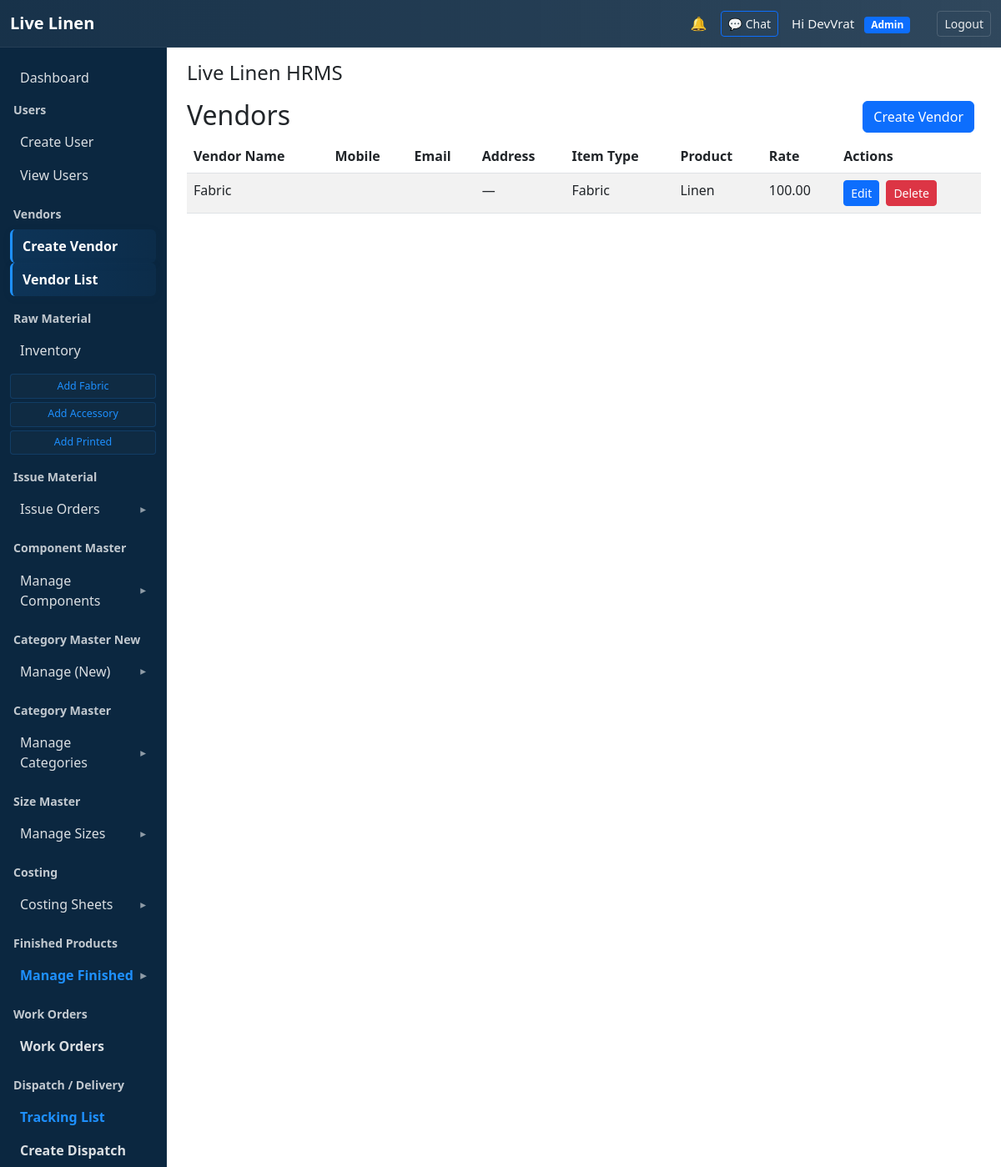
Page /vendors/ (signed in) on the committed database.
### vendors/models.py (models this page shows, shortened)
class Vendor(models.Model):
    ITEM_CHOICES = [
        ('Fabric', 'Fabric'),
        ('Accessories', 'Accessories'),
        ('Print', 'Print'),
        ('Dyeing', 'Dyeing'),
    ]
    vendor_name = models.CharField(max_length=200)
    mobile_no = models.CharField(max_length=15, blank=True)
    email = models.EmailField(blank=True)
    address = models.TextField(blank=True)
    item_type = models.CharField(max_length=32, choices=ITEM_CHOICES)
    product = models.CharField(max_length=200)
    rate = models.DecimalField(max_digits=12, decimal_places=2, help_text='Rate per unit')
    created_at = models.DateTimeField(auto_now_add=True)

### vendors/views.py (the view)
# urls.py: path("", views.vendor_list, name="list"),
@login_required
def vendor_list(request):
    vendors = Vendor.objects.all().order_by("-created_at")
    can_edit = request.user.is_superuser or request.user.groups.filter(name__in=["Admin", "Manager"]).exists()
    can_create = request.user.is_superuser or request.user.groups.filter(name__in=["Admin", "Manager", "Employee"]).exists()
    can_delete = request.user.is_superuser or request.user.groups.filter(name="Admin").exists()
    return render(
        request,
        "vendors/vendor_list.html",
        {
            "vendors": vendors,
            "can_edit": can_edit,
            "can_create": can_create,
            "can_delete": can_delete,
        },
    )

### templates/vendors/vendor_list.html (shortened to what this page needs)
{% extends 'base.html' %}
{% block content %}
<h2 class="d-flex align-items-center justify-content-between">
  <span>Vendors</span>
  <span>
    {% if can_create %}
      <a class="btn btn-primary me-2" href="{% url 'vendors:create' %}">Create Vendor</a>
    {% endif %}
  </span>
</h2>
<table class="table table-striped">
  <thead>
    <tr>
      <th>Vendor Name</th>
      <th>Mobile</th>
      <th>Email</th>
      <th>Address</th>
      <th>Item Type</th>
      <th>Product</th>
      <th>Rate</th>
      <th>Actions</th>
    </tr>
  </thead>
  <tbody>
    {% for v in vendors %}
      <tr>
        <td>{{ v.vendor_name }}</td>
        <td>{{ v.mobile_no }}</td>
        <td>{{ v.email }}</td>
        <td>{{ v.address|default:"—" }}</td>
        <td>{{ v.item_type }}</td>
        <td>{{ v.product }}</td>
        <td>{{ v.rate }}</td>
        <td>
          {% if can_edit %}
            <a class="btn btn-sm btn-primary" href="{% url 'vendors:edit' v.pk %}">Edit</a>
          {% endif %}
          {% if can_delete %}
            <form method="post" action="{% url 'vendors:delete' v.pk %}" class="d-inline ms-1 delete-vendor-form">
              <button
                type="submit"
                class="btn btn-sm btn-danger"
                onclick="return confirm('Are you sure you want to permanently delete this vendor?');">
                Delete
              </button>
            </form>
          {% endif %}
        </td>
      </tr>
    {% empty %}
      <tr><td colspan="8">No vendors yet.</td></tr>
    {% endfor %}
  </tbody>
</table>
{% endblock %}

### templates/base.html (shortened to what this page needs)
{% load static %}
<!doctype html>
<html>
<head>
  <link href="https://cdn.jsdelivr.net/npm/bootstrap@5.3.0/dist/css/bootstrap.min.css" rel="stylesheet">
</head>
<body>
<nav class="navbar navbar-expand-lg navbar-light">
  <div class="container-fluid">
    {% url 'core:dashboard' as core_dashboard_url %}
    <a class="navbar-brand brand-small" href="{% if request.user.is_authenticated %}{{ core_dashboard_url|default:'#' }}{% else %}#{% endif %}">Live Linen</a>
    <div class="d-flex align-items-center ms-auto gap-3">
      {% if user.is_authenticated %}
        {% url 'workorders:notifications' as workorders_notifications_url %}
        <div>
          <a href="{{ workorders_notifications_url|default:'#' }}" class="text-decoration-none notif-bell" title="Notifications">
            🔔
          </a>
        </div>
        {% url 'chat:room' as chat_room_url %}
        <div>
          <a href="{{ chat_room_url|default:'#' }}" class="btn btn-outline-primary btn-sm notif-chat" title="Chat">
            💬 Chat
          </a>
        </div>
        <div class="me-3 user-greet">
          Hi {{ user.get_full_name|default:user.username }}
          {% if user.is_superuser or perms.components.add_costcomponent %}
            <span class="ms-2 badge bg-primary role-badge">Admin</span>
          {% else %}
            <span class="ms-2 badge bg-secondary role-badge">Employee</span>
          {% endif %}
        </div>
        {% url 'logout' as logout_url %}
        <div>
          <a class="btn btn-outline-secondary btn-sm" href="{{ logout_url|default:'#' }}">Logout</a>
        </div>
      {% else %}
        {% url 'login' as login_url %}
        <a class="btn btn-primary btn-sm" href="{{ login_url|default:'#' }}">Login</a>
      {% endif %}
    </div>
  </div>
</nav>
<div class="container-fluid">
  <div class="row">
    {% if request.user.is_authenticated %}
      <nav class="col-lg-2 d-none d-lg-block sidebar">
        <ul class="nav flex-column">
          {% url 'core:dashboard' as core_dashboard_url %}
          <li class="nav-item mb-2">
            <a class="nav-link {% if request.path == '/dashboard/' %}active{% endif %}" href="{{ core_dashboard_url|default:'#' }}">Dashboard</a>
          </li>
          <li class="nav-item"><strong class="px-1">Users</strong></li>
          {% url 'core:create_user' as core_create_user_url %}
          {% if user.is_superuser or perms.auth.add_user %}
            {% if core_create_user_url %}
              <li class="nav-item">
                <a class="nav-link {% if request.path == '/dashboard/users/create/' %}active{% endif %}" href="{{ core_create_user_url }}">Create User</a>
              </li>
            {% endif %}
          {% endif %}
          {% url 'core:user_list' as core_user_list_url %}
          <li class="nav-item">
            <a class="nav-link {% if request.path == '/dashboard/users/' %}active{% endif %}" href="{{ core_user_list_url|default:'#' }}">View Users</a>
          </li>
          <li class="nav-item mt-3"><strong class="px-1">Vendors</strong></li>
          {% url 'vendors:create' as vendors_create_url %}
          {% if user.is_superuser or perms.vendors.add_vendor %}
            <li class="nav-item">
              <a class="nav-link {% if request.path|slice:'0:8' == '/vendors' %}active{% endif %}" href="{{ vendors_create_url|default:'#' }}">Create Vendor</a>
            </li>
          {% endif %}
          {% url 'vendors:list' as vendors_list_url %}
          <li class="nav-item">
            <a class="nav-link {% if request.path == '/vendors/' %}active{% endif %}" href="{{ vendors_list_url|default:'#' }}">Vendor List</a>
          </li>
          <li class="nav-item mt-3"><strong class="px-1">Raw Material</strong></li>
          {% url 'rawmaterials:inventory' as rm_inventory_url %}
          <li class="nav-item">
            <a class="nav-link {% if request.path|slice:'0:13' == '/rawmaterials' %}active{% endif %}" href="{{ rm_inventory_url|default:'#' }}">Inventory</a>
          </li>
          <li class="nav-item mt-2">
            <div class="d-flex flex-column gap-1">
              {% url 'rawmaterials:fabric_create' as fabric_create_url %}
              {% if user.is_superuser or perms.rawmaterials.add_fabric %}
                {% if fabric_create_url %}
                  <a class="btn btn-sm btn-outline-primary" href="{{ fabric_create_url }}">Add Fabric</a>
                {% endif %}
              {% endif %}
              {% url 'rawmaterials:accessory_create' as accessory_create_url %}
              {% if user.is_superuser or perms.rawmaterials.add_accessory %}
                {% if accessory_create_url %}
                  <a class="btn btn-sm btn-outline-primary" href="{{ accessory_create_url }}">Add Accessory</a>
                {% endif %}
              {% endif %}
              {% url 'rawmaterials:printed_create' as printed_create_url %}
              {% if user.is_superuser or perms.rawmaterials.add_printed %}
                {% if printed_create_url %}
                  <a class="btn btn-sm btn-outline-primary" href="{{ printed_create_url }}">Add Printed</a>
                {% endif %}
              {% endif %}
            </div>
          </li>
          <li class="nav-item mt-3"><strong class="px-1">Issue Material</strong></li>
          {% url 'issue_material:issue_list' as issue_list_url %}
          <li class="nav-item">
            <a class="nav-link d-flex justify-content-between align-items-center"
               data-bs-toggle="collapse"
               href="#issueMaterialSubmenu"
               role="button"
               aria-expanded="{% if request.path|slice:'0:14' == '/issue-material' %}true{% else %}false{% endif %}"
               aria-controls="issueMaterialSubmenu">
              <span>Issue Orders</span>
              <span class="caret">▸</span>
            </a>
                {% url 'issue_material:create_issue' as issue_create_url %}
          </li>
          <li class="nav-item mt-3"><strong class="px-1">Component Master</strong></li>
          {% url 'components:master_list' as components_master_list_url %}
          <li class="nav-item">
            <a class="nav-link d-flex justify-content-between align-items-center"
               data-bs-toggle="collapse"
               href="#componentMasterSubmenu"
               role="button"
               aria-expanded="{% if request.path|slice:'0:15' == '/components/master' %}true{% else %}false{% endif %}"
               aria-controls="componentMasterSubmenu">
              <span>Manage Components</span>
              <span class="caret">▸</span>
            </a>
                {% url 'components:master_create' as components_master_create_url %}
          </li>
          <li class="nav-item mt-3"><strong class="px-1">Category Master New</strong></li>
          {% url 'category_master_new:category_list' as category_master_new_list_url %}
          <li class="nav-item">
            <a class="nav-link d-flex justify-content-between align-items-center"
               data-bs-toggle="collapse"
               href="#categoryMasterNewSubmenu"
               role="button"
               aria-expanded="{% if request.path|slice:'0:18' == '/category-master-new' %}true{% else %}false{% endif %}"
               aria-controls="categoryMasterNewSubmenu">
              <span>Manage (New)</span>
              <span class="caret">▸</span>
            </a>
                {% url 'category_master_new:category_create' as category_master_new_create_url %}
          </li>
          <li class="nav-item mt-3"><strong class="px-1">Category Master</strong></li>
          {% url 'category_master:list' as category_master_list_url %}
          <li class="nav-item">
            <a class="nav-link d-flex justify-content-between align-items-center"
               data-bs-toggle="collapse"
               href="#categoryMasterSubmenu"
               role="button"
               aria-expanded="{% if request.path|slice:'0:16' == '/category-master' %}true{% else %}false{% endif %}"
               aria-controls="categoryMasterSubmenu">
              <span>Manage Categories</span>
              <span class="caret">▸</span>
            </a>
                {% url 'category_master:create' as category_master_create_url %}
          </li>
          <li class="nav-item mt-3"><strong class="px-1">Size Master</strong></li>
          {% url 'size_master:list' as size_master_list_url %}
          <li class="nav-item">
            <a class="nav-link d-flex justify-content-between align-items-center"
               data-bs-toggle="collapse"
               href="#sizeMasterSubmenu"
               role="button"
               aria-expanded="{% if request.path|slice:'0:12' == '/size-master' %}true{% else %}false{% endif %}"
               aria-controls="sizeMasterSubmenu">
              <span>Manage Sizes</span>
              <span class="caret">▸</span>
            </a>
                {% url 'size_master:create' as size_master_create_url %}
          </li>
          <li class="nav-item mt-3"><strong class="px-1">Costing</strong></li>
          {% url 'costing_sheet:list' as costing_list_url %}
          {% url 'costing_sheet:create' as costing_create_url %}
          <li class="nav-item">
            <a class="nav-link d-flex justify-content-between align-items-center"
               data-bs-toggle="collapse"
               href="#costingSubmenu"
               role="button"
               aria-expanded="{% if request.path|slice:'0:8' == '/costing' %}true{% else %}false{% endif %}"
               aria-controls="costingSubmenu">
              <span>Costing Sheets</span>
              <span class="caret">▸</span>
            </a>
          </li>
          <li class="nav-item mt-3"><strong class="px-1 section-accent">Finished Products</strong></li>
          {% url 'finished_products:product_list' as fp_list_url %}
          <li class="nav-item">
            <a class="nav-link d-flex justify-content-between align-items-center section-accent"
               data-bs-toggle="collapse"
               href="#finishedProductsSubmenu"
               role="button"
               aria-expanded="{% if request.path|slice:'0:17' == '/finished-products' %}true{% else %}false{% endif %}"
               aria-controls="finishedProductsSubmenu">
              <span class="section-accent">Manage Finished</span>
              <span class="caret">▸</span>
            </a>
                {% url 'finished_products:product_create' as fp_create_url %}
          </li>
          <li class="nav-item mt-3"><strong class="px-1 section-accent">Work Orders</strong></li>
          {% url 'workorders:list' as workorders_list_url %}
          <li class="nav-item">
            <a class="nav-link section-accent {% if request.path|slice:'0:11' == '/workorders' %}active{% endif %}" href="{{ workorders_list_url|default:'#' }}">Work Orders</a>
          </li>
          {% if user.is_authenticated %}
            {% url 'dispatch:tracking' as dispatch_list_url %}
            {% url 'dispatch:new' as dispatch_new_url %}
            <li class="nav-item mt-3"><strong class="px-1 section-accent">Dispatch / Delivery</strong></li>
            <li class="nav-item">
              <a class="nav-link d-flex justify-content-between align-items-center section-accent {% if request.path|slice:'0:9' == '/dispatch' %}active{% endif %}" href="{{ dispatch_list_url|default:'#' }}">
                <span class="section-accent">Tracking List</span>
              </a>
            </li>
            <li class="nav-item">
              <a class="nav-link section-accent {% if request.path|slice:'0:13' == '/dispatch/new' %}active{% endif %}" href="{{ dispatch_new_url|default:'#' }}">Create Dispatch</a>
            </li>
          {% endif %}
        </ul>
      </nav>
    {% endif %}
    <main class="col-lg-10 content-area">
      <div class="container">
        <div class="d-flex justify-content-between align-items-center mb-3">
          <div>
            <h4 class="mb-0">{% block page_title %}Live Linen HRMS{% endblock %}</h4>
          </div>
        </div>
        {% block content %}{% endblock %}
      </div>
    </main>
  </div>
</div>
</body>
</html>

### rows in the picture
Vendor: vendor_name "Fabric", address "—", item_type "Fabric", product "Linen", rate "100.00"

### other values in the picture
{{ user.get_full_name|default:user.username }} "DevVrat"
